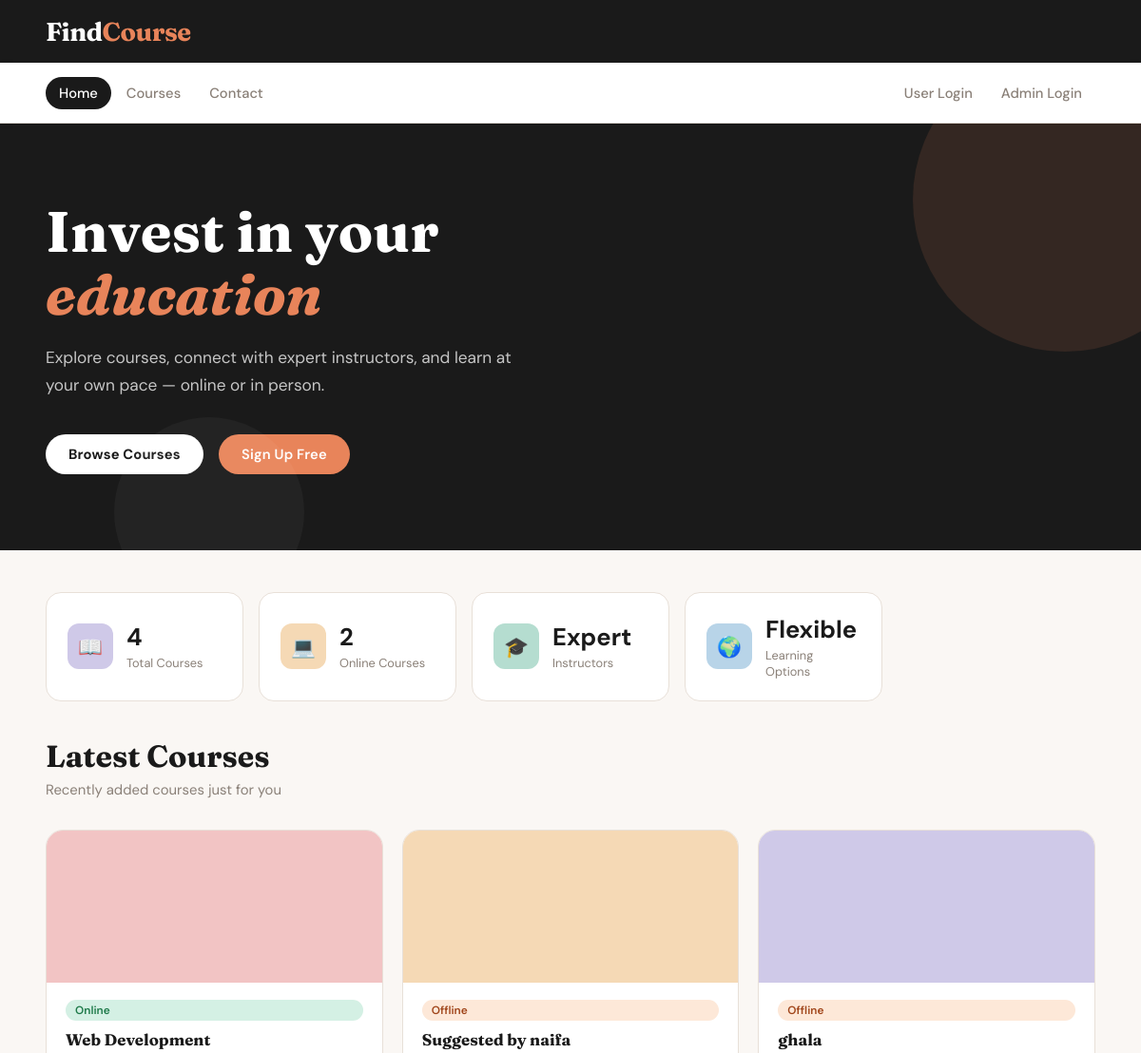
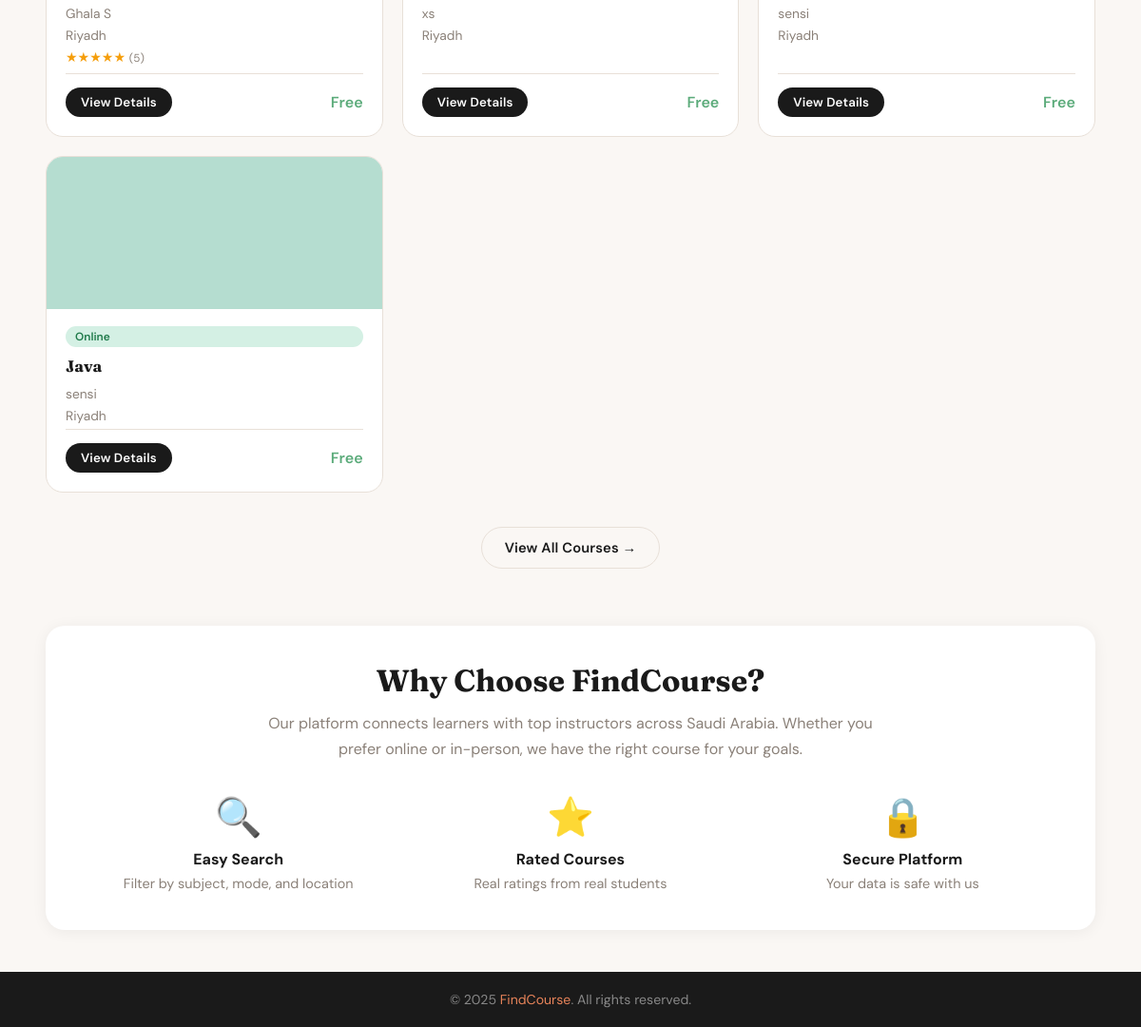
Page /Home.php on the committed database (2 pictures, top to bottom).
### tables this page shows
CREATE TABLE `courses` (
  `id` int(11) NOT NULL,
  `course_name` varchar(255) NOT NULL,
  `course_description` text DEFAULT NULL,
  `course_subjects` varchar(255) DEFAULT NULL,
  `course_location` varchar(255) DEFAULT NULL,
  `course_mode` enum('Online','Offline') DEFAULT 'Offline',
  `instructor_name` varchar(255) DEFAULT NULL,
  `instructor_contact` varchar(255) DEFAULT NULL,
  `course_start_date` date DEFAULT NULL,
  `course_end_date` date DEFAULT NULL,
  `course_rating` float DEFAULT 0,
  `course_price` decimal(10,2) DEFAULT 0,
  `image` varchar(255) DEFAULT NULL
);

### Home.php (the view, shortened to what this page needs)
<?php
$base_path = '';
$active_nav = 'home';
include('includes/header.php');
$total_courses = mysqli_fetch_row(mysqli_query($conn, "SELECT COUNT(*) FROM courses"))[0];
$online_courses = mysqli_fetch_row(mysqli_query($conn, "SELECT COUNT(*) FROM courses WHERE course_mode='Online'"))[0];
?>
<div class="hero">
    <h1>Invest in your <em>education</em></h1>
    <p>Explore courses, connect with expert instructors, and learn at your own pace — online or in person.</p>
    <a href="all_courses.php" class="btn btn-white" style="margin-right:12px;">Browse Courses</a>
    <?php if (!isset($_SESSION['user_logged_in']) && !isset($_SESSION['admin_logged_in'])): ?>
        <a href="User/AddUser.php" class="btn btn-accent">Sign Up Free</a>
    <?php endif; ?>
</div>
<main>
    <div class="stats-grid" style="margin-top:0;">
        <div class="stat-card">
            <div class="stat-icon purple">📖</div>
            <div class="stat-info">
                <h3><?= $total_courses ?></h3>
                <p>Total Courses</p>
            </div>
        </div>
        <div class="stat-card">
            <div class="stat-icon orange">💻</div>
            <div class="stat-info">
                <h3><?= $online_courses ?></h3>
                <p>Online Courses</p>
            </div>
        </div>
        <div class="stat-card">
            <div class="stat-icon green">🎓</div>
            <div class="stat-info">
                <h3>Expert</h3>
                <p>Instructors</p>
            </div>
        </div>
        <div class="stat-card">
            <div class="stat-icon blue">🌍</div>
            <div class="stat-info">
                <h3>Flexible</h3>
                <p>Learning Options</p>
            </div>
        </div>
    </div>
    <h2 class="page-title">Latest Courses</h2>
    <p class="page-subtitle">Recently added courses just for you</p>
    <div class="course-grid">
        <?php
        $result = mysqli_query($conn, "SELECT * FROM courses ORDER BY id DESC LIMIT 6");
        while ($course = mysqli_fetch_assoc($result)):
            $stars = round($course['course_rating']);
            $star_html = str_repeat('★', $stars) . str_repeat('☆', 5 - $stars);
        ?>
        <div class="course-card">
            <div class="course-card-top">
            </div>
            <div class="course-card-body">
                <span class="badge <?= $course['course_mode'] === 'Online' ? 'badge-online' : 'badge-offline' ?>">
                    <?= $course['course_mode'] ?>
                </span>
                <h3><?= htmlspecialchars($course['course_name']) ?></h3>
                <p> <?= htmlspecialchars($course['instructor_name']) ?></p>
                <p> <?= htmlspecialchars($course['course_location']) ?></p>
                <?php if ($course['course_rating'] > 0): ?>
                    <div class="stars"><?= $star_html ?> <small style="color:var(--text-muted)">(<?= $course['course_rating'] ?>)</small></div>
                <?php endif; ?>
                <div class="card-footer">
                    <a href="course_details.php?id=<?= $course['id'] ?>" class="btn btn-primary btn-sm">View Details</a>
                    <?php if (!empty($course['course_price']) && $course['course_price'] > 0): ?>
                        <span style="font-weight:700;color:var(--accent)">SAR <?= $course['course_price'] ?></span>
                    <?php else: ?>
                        <span style="font-weight:600;color:var(--success)">Free</span>
                    <?php endif; ?>
                </div>
            </div>
        </div>
        <?php endwhile; ?>
    </div>
    <div style="text-align:center;margin-top:36px;">
        <a href="all_courses.php" class="btn btn-outline">View All Courses →</a>
    </div>
    <div style="margin-top:60px;background:white;border-radius:20px;padding:40px;box-shadow:var(--card-shadow);text-align:center;">
        <h2 class="page-title" style="margin-bottom:12px;">Why Choose FindCourse?</h2>
        <p style="color:var(--text-muted);max-width:650px;margin:0 auto 32px;line-height:1.7;">
            Our platform connects learners with top instructors across Saudi Arabia. Whether you prefer online or in-person, we have the right course for your goals.
        </p>
        <div style="display:grid;grid-template-columns:repeat(auto-fit,minmax(200px,1fr));gap:24px;text-align:center;">
            <div>
                <div style="font-size:2.5rem;margin-bottom:8px;">🔍</div>
                <h4 style="color:var(--primary);margin-bottom:6px;">Easy Search</h4>
                <p style="color:var(--text-muted);font-size:0.9rem;">Filter by subject, mode, and location</p>
            </div>
            <div>
                <div style="font-size:2.5rem;margin-bottom:8px;">⭐</div>
                <h4 style="color:var(--primary);margin-bottom:6px;">Rated Courses</h4>
                <p style="color:var(--text-muted);font-size:0.9rem;">Real ratings from real students</p>
            </div>
            <div>
                <div style="font-size:2.5rem;margin-bottom:8px;">🔒</div>
                <h4 style="color:var(--primary);margin-bottom:6px;">Secure Platform</h4>
                <p style="color:var(--text-muted);font-size:0.9rem;">Your data is safe with us</p>
            </div>
        </div>
    </div>
</main>
<?php include('includes/footer.php'); ?>

### includes/header.php (shortened to what this page needs)
<!DOCTYPE html>
<html lang="en">
<head>
    <link rel="stylesheet" href="<?= $base_path ?>css/styles.css">
</head>
<body>
<header>
    <a class="logo" href="<?= $base_path ?>Home.php">Find<span>Course</span></a>
</header>
<nav>
    <div class="nav-links" id="navLinks">
        <a class="navbk <?= $active_nav === 'home' ? 'active' : '' ?>" href="<?= $base_path ?>Home.php"> Home</a>
        <a class="navbk <?= $active_nav === 'courses' ? 'active' : '' ?>" href="<?= $base_path ?>all_courses.php"> Courses</a>
        <?php if (isset($_SESSION['user_logged_in'])): ?>
            <a class="navbk <?= $active_nav === 'profile' ? 'active' : '' ?>" href="<?= $base_path ?>User/profile.php"> My Profile</a>
            <a class="navbk <?= $active_nav === 'contact' ? 'active' : '' ?>" href="<?= $base_path ?>contact.php"> Contact</a>
            <div class="nav-spacer"></div>
            <span class="nav-user"> <?= htmlspecialchars($_SESSION['user_username']) ?></span>
            <a class="nav-logout" href="<?= $base_path ?>logout.php">Logout</a>
        <?php else: ?>
            <a class="navbk <?= $active_nav === 'contact' ? 'active' : '' ?>" href="<?= $base_path ?>contact.php"> Contact</a>
            <a class="navbk <?= $active_nav === 'login' ? 'active' : '' ?>" href="<?= $base_path ?>User/User_Login.php">User Login</a>
            <a class="navbk <?= $active_nav === 'admin' ? 'active' : '' ?>" href="<?= $base_path ?>Admin/Admin_Login.php">Admin Login</a>
        <?php endif; ?>
    </div>
</nav>

### includes/footer.php (shortened to what this page needs)
<footer>
    &copy; 2025 <span>FindCourse</span>. All rights reserved.
</footer>
</body>
</html>

### rows in the picture
courses: course_mode "Online", course_name "Web Development", instructor_name "Ghala S", course_location "Riyadh", course_rating "★★★★★", course_rating "5", course_price "Free"
courses: course_mode "Offline", course_name "Suggested by naifa", instructor_name "xs", course_location "Riyadh", course_price "Free"
courses: course_mode "Offline", course_name "ghala", instructor_name "sensi", course_location "Riyadh", course_price "Free"
courses: course_mode "Online", course_name "Java", instructor_name "sensi", course_location "Riyadh", course_price "Free"

### other values in the picture
$total_courses "4"
$online_courses "2"
